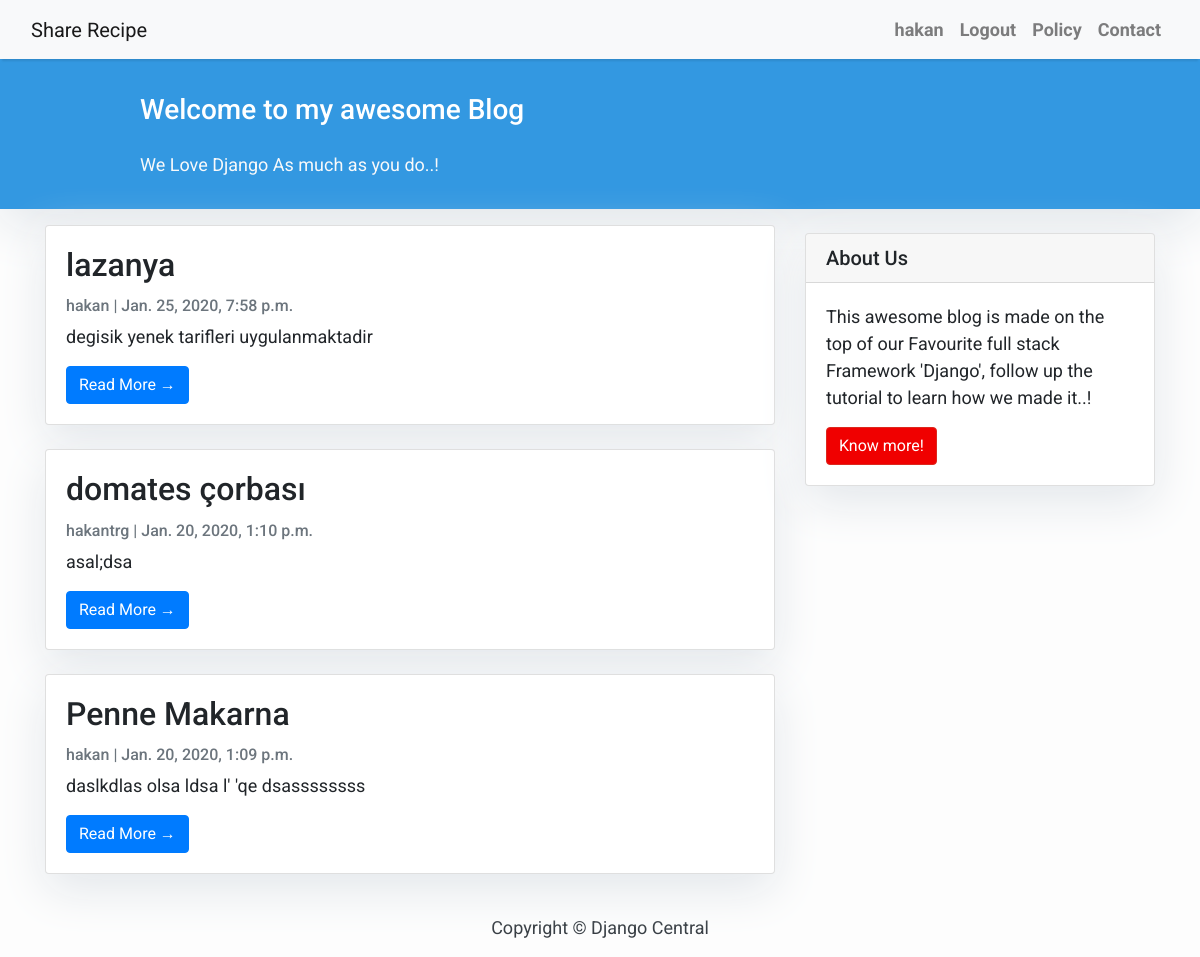
The app's page / (signed in) with its own data.
### restaurant/models.py (models this page shows, shortened)
class Recipe(models.Model):
    title = models.CharField(max_length=200, unique=True)
    slug = models.SlugField(max_length=200, unique=True)
    author = models.ForeignKey(
        User, on_delete=models.CASCADE, related_name='recipe_posts')
    updated_on = models.DateTimeField(auto_now=True)
    content = models.TextField()
    created_on = models.DateTimeField(auto_now_add=True)
    status = models.IntegerField(choices=STATUS, default=0)
    cover = models.ImageField(upload_to='images/', default="")
    objects = models.Manager()
    class Meta:
        ordering = ['-created_on']

### restaurant/views.py (the view)
# urls.py: path('', views.RecipeList.as_view(), name='home'),
class RecipeList(generic.ListView):
    queryset = RecipeModel.objects.filter(status=1).order_by('-created_on')
    template_name = 'index.html'

### templates/index.html (shortened to what this page needs)
{% extends "base.html" %}
{% block content %}
<header class="masthead">
    <div class="container">
        <div class="row">
            <div class=" col-md-8 col-md-10 mx-auto">
                <div class="site-heading">
                    <h3 class=" site-heading my-4 mt-3 text-white"> Welcome to my awesome Blog </h3>
                    <p class="text-light">We Love Django As much as you do..! &nbsp
                    </p>
                </div>
            </div>
        </div>
    </div>
</header>
<div class="container">
    <div class="row">
        <div class="col-md-8 mt-3 left">
            {% for recipe in recipe_list %}
            <div class="card mb-4">
                <div class="card-body">
                    <h2 class="card-title">{{ recipe.title }}</h2>
                    <p class="card-text text-muted h6">{{ recipe.author }} | {{ recipe.created_on}} </p>
                    <p class="card-text">{{recipe.content|slice:":200" }}</p>
                    <a href="{% url 'recipe_detail' recipe.slug  %}" class="btn btn-primary">Read More &rarr;</a>
                </div>
            </div>
            {% endfor %}
        </div>
        {% block sidebar %} {% include 'sidebar.html' %} {% endblock sidebar %}
    </div>
</div>
{%endblock%}

### templates/base.html (shortened to what this page needs)
<!DOCTYPE html>
<html>
    <head>
        {% load static %}
        <link rel="stylesheet" type="text/css" href="{% static 'css/style.css' %}">
        <link rel="stylesheet" href="https://maxcdn.bootstrapcdn.com/bootstrap/4.0.0/css/bootstrap.min.css"
 />
    </head>
    <body>
        <nav class="navbar navbar-expand-lg navbar-light bg-light shadow" id="mainNav">
            <div class="container-fluid">
                <a class="navbar-brand" href="{% url 'home' %}">Share Recipe </a>
                <div class="collapse navbar-collapse" id="navbarResponsive">
                    <ul class="navbar-nav ml-auto">
                        {% if user.is_authenticated %}
                            <li class="nav-item text-black">
                                <a class="nav-link text-black font-weight-bold" href="/admin/restaurant/recipe/"> {{user}} </a>
                            </li>
                            <li class="nav-item text-black">
                                <a class="nav-link text-black font-weight-bold" href="{% url 'logout' %}">Logout </a>
                            </li>
                        {% else %}
                            <li class="nav-item text-black">
                                <a class="nav-link text-black font-weight-bold" href="{% url 'login' %}">Login </a>
                            </li>
                        {% endif %}
                        <li class="nav-item text-black">
                            <a class="nav-link text-black font-weight-bold" href="#">Policy</a>
                        </li>
                        <li class="nav-item text-black">
                            <a class="nav-link text-black font-weight-bold" href="#">Contact</a>
                        </li>
                    </ul>
                </div>
            </div>
        </nav>
        {% block content %}{% endblock content %}
        <footer class="py-3 bg-grey">
            <p class="m-0 text-dark text-center ">Copyright &copy; Django Central</p>
        </footer>
    </body>
</html>

### templates/base.html (style rules this page uses)
body { font-family: "Roboto", sans-serif; font-size: 17px; background-color: #fdfdfd; }
.shadow { box-shadow: 0 4px 2px -2px rgba(0, 0, 0, 0.1); }
.masthead { background: #3398E1; height: auto; padding-bottom: 15px; box-shadow: 0 16px 48px #E3E7EB; padding-top: 10px; }

### templates/index.html (style rules this page uses)
body { font-family: "Roboto", sans-serif; font-size: 18px; background-color: #fdfdfd; }
.card { box-shadow: 0 16px 48px #E3E7EB; }

### templates/sidebar.html (style rules this page uses)
.card { box-shadow: 0 16px 48px #E3E7EB; }

### records on screen
Recipe: title "lazanya", author "hakan", created_on "Jan. 25, 2020, 7:58 p.m.", content "degisik yenek tarifleri uygulanmaktadir"
Recipe: title "domates çorbası", author "hakantrg", created_on "Jan. 20, 2020, 1:10 p.m.", content "asal;dsa"
Recipe: title "Penne Makarna", author "hakan", created_on "Jan. 20, 2020, 1:09 p.m.", content "daslkdlas olsa ldsa l' 'qe dsassssssss"

### other values on screen
{{ user }} "hakan"
